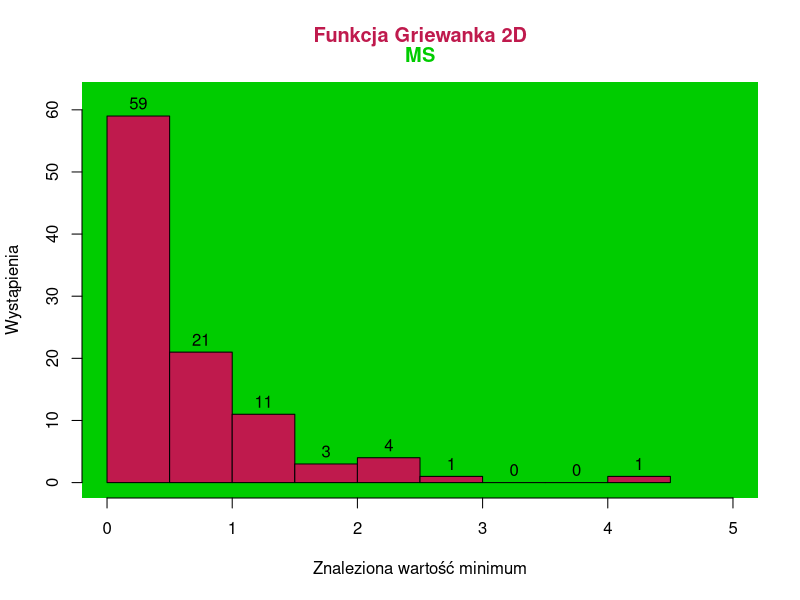

Recreate this plot in R. (Note: this script raises an error after producing the figure.)
## ---- chunk 1
knitr::opts_knit$set(output = "README.md")
## ---- chunk 2
G2MS <- as.vector(read.csv("./data/griewank2Dms.csv"))$x
G2PRS <- as.vector(read.csv("./data/griewank2Dprs.csv"))$x
G10MS <- as.vector(read.csv("./data/griewank10Dms.csv"))$x
G10PRS <- as.vector(read.csv("./data/griewank10Dprs.csv"))$x
G20MS <- as.vector(read.csv("./data/griewank20Dms.csv"))$x
G20PRS <- as.vector(read.csv("./data/griewank20Dprs.csv"))$x
S2MS <- as.vector(read.csv("./data/schwefel2Dms.csv"))$x
S2PRS <- as.vector(read.csv("./data/schwefel2Dprs.csv"))$x
S10MS <- as.vector(read.csv("./data/schwefel10Dms.csv"))$x
S10PRS <- as.vector(read.csv("./data/schwefel10Dprs.csv"))$x
S20MS <- as.vector(read.csv("./data/schwefel20Dms.csv"))$x
S20PRS <- as.vector(read.csv("./data/schwefel20Dprs.csv"))$x
## ---- chunk 3
png("G2MS.png", width = 700, height = 400)

hist(G2MS, main="", 
     xlab = "Znaleziona wartość minimum", ylab = "Wystąpienia", labels = TRUE,
     ylim = c(0,62), xlim = c(0,5), col=rgb(0.75,0.1,0.3),
     panel.first = rect(par("usr")[1], par("usr")[3], par("usr")[2], par("usr")[4], 
                        col = rgb(0,0.8,0), border = NA)
     )

title(main = "Funkcja Griewanka 2D", col.main = rgb(0.75,0.1,0.3), line = 2)
title(main = "MS", col.main = rgb(0,0.8,0), line = 1)

invisible(dev.off())
knitr::include_graphics("G2MS.png")
## ---- chunk 4
png("G2PRS.png", width = 700, height = 400)
hist(G2PRS, main="", 
     xlab = "Znaleziona wartość minimum", ylab = "Wystąpienia", labels = TRUE,
     ylim = c(0,30), xlim = c(0,2), col=rgb(0.75,0.1,0.3),
     panel.first = rect(par("usr")[1], par("usr")[3], par("usr")[2], par("usr")[4], 
                        col = rgb(1,0,0.83), border = NA)
)
title(main = "Funkcja Griewanka 2D", col.main = rgb(0.75,0.1,0.3), line = 2)
title(main = "PRS", col.main = rgb(1,0,0.83), line = 1)

invisible(dev.off())
knitr::include_graphics("G2PRS.png")
## ---- chunk 5
png("G10MS.png", width = 700, height = 400)
hist(G10MS, main="", 
     xlab = "Znaleziona wartość minimum", ylab = "Wystąpienia", labels = TRUE,
     xlim = c(0, 2.5e-10),  
     ylim = c(0, 40), col=rgb(0.75,0.1,0.3),
     panel.first = rect(par("usr")[1], par("usr")[3], par("usr")[2], par("usr")[4], 
                        col = rgb(0,0.8,0), border = NA)
)
title(main = "Funkcja Griewanka 10D", col.main = rgb(0.75,0.1,0.3), line = 2)
title(main = "MS", col.main = rgb(0,0.8,0), line = 1)

invisible(dev.off())
knitr::include_graphics("G10MS.png")
## ---- chunk 6
png("G10PRS.png", width = 700, height = 400)
hist(G10PRS, main="", 
     xlab = "Znaleziona wartość minimum", ylab = "Wystąpienia", labels = TRUE,
     xlim = c(10, 100), 
     ylim = c(0, 31),col=rgb(0.75,0.1,0.3),
     panel.first = rect(par("usr")[1], par("usr")[3], par("usr")[2], par("usr")[4], 
                        col = rgb(1,0,0.83), border = NA)
     )
title(main = "Funkcja Griewanka 10D", col.main = rgb(0.75,0.1,0.3), line = 2)
title(main = "PRS", col.main = rgb(1,0,0.83), line = 1)

invisible(dev.off())
knitr::include_graphics("G10PRS.png")
## ---- chunk 7
png("G20MS.png", width = 700, height = 400)
hist(G20MS, main="", 
     xlab = "Znaleziona wartość minimum", ylab = "Wystąpienia", labels = TRUE,
     xlim = c(0, 2e-10),  
     ylim = c(0, 26),col=rgb(0.75,0.1,0.3),
     panel.first = rect(par("usr")[1], par("usr")[3], par("usr")[2], par("usr")[4], 
                        col = rgb(0,0.8,0), border = NA)
     )
title(main = "Funkcja Griewanka 20D", col.main = rgb(0.75,0.1,0.3), line = 2)
title(main = "MS", col.main = rgb(0,0.8,0), line = 1)

invisible(dev.off())
knitr::include_graphics("G20MS.png")
## ---- chunk 8
png("G20PRS.png", width = 700, height = 400)
hist(G20PRS, main="", 
     xlab = "Znaleziona wartość minimum", ylab = "Wystąpienia", labels = TRUE,
     xlim = c(100, 300),  
     ylim = c(0, 36),col=rgb(0.75,0.1,0.3),
     panel.first = rect(par("usr")[1], par("usr")[3], par("usr")[2], par("usr")[4], 
                        col = rgb(1,0,0.83), border = NA)
     )
title(main = "Funkcja Griewanka 20D", col.main = rgb(0.75,0.1,0.3), line = 2)
title(main = "PRS", col.main = rgb(1,0,0.83), line = 1)

invisible(dev.off())
knitr::include_graphics("G20PRS.png")
## ---- chunk 9
png("S2MS.png", width = 700, height = 400)
hist(S2MS, main="", 
     xlab = "Znaleziona wartość minimum", ylab = "Wystąpienia", labels = TRUE,
     xlim = c(-840,-700), ylim = c(0,103),col="blue",
     panel.first = rect(par("usr")[1], par("usr")[3], par("usr")[2], par("usr")[4], 
                        col = rgb(0,0.8,0), border = NA)
     
     )
title(main = "Funkcja Schwefela 2D", col.main = "blue", line = 2)
title(main = "MS", col.main = rgb(0,0.8,0), line = 1)

invisible(dev.off())
knitr::include_graphics("S2MS.png")
## ---- chunk 10
png("S2PRS.png", width = 700, height = 400)
hist(S2PRS, main="", 
     xlab = "Znaleziona wartość minimum", ylab = "Wystąpienia", labels = TRUE,
     ylim = c(0,35), xlim = c(-850,-600),col="blue",
     panel.first = rect(par("usr")[1], par("usr")[3], par("usr")[2], par("usr")[4], 
                        col = rgb(1,0,0.83), border = NA)
     )
title(main = "Funkcja Schwefela 2D", col.main = "blue", line = 2)
title(main = "PRS", col.main = rgb(1,0,0.83), line = 1)

invisible(dev.off())
knitr::include_graphics("S2PRS.png")
## ---- chunk 11
png("S10MS.png", width = 700, height = 400)
hist(S10MS, main="", 
     xlab = "Znaleziona wartość minimum", ylab = "Wystąpienia", labels = TRUE,
     ylim = c(0,26), xlim = c(-3800,-2800),col="blue",
     panel.first = rect(par("usr")[1], par("usr")[3], par("usr")[2], par("usr")[4], 
                        col = rgb(0,0.8,0), border = NA)
     )
title(main = "Funkcja Schwefela 10D", col.main = "blue", line = 2)
title(main = "MS", col.main = rgb(0,0.8,0), line = 1)

invisible(dev.off())
knitr::include_graphics("S10MS.png")
## ---- chunk 12
png("S10PRS.png", width = 700, height = 400)
hist(S10PRS, main="", 
     xlab = "Znaleziona wartość minimum", ylab = "Wystąpienia", labels = TRUE,
     xlim = c(-2800,-1600), ylim = c(0,28),col="blue",
     panel.first = rect(par("usr")[1], par("usr")[3], par("usr")[2], par("usr")[4], 
                        col = rgb(1,0,0.83), border = NA)
     )
title(main = "Funkcja Schwefela 10D", col.main = "blue", line = 2)
title(main = "PRS", col.main = rgb(1,0,0.83), line = 1)

invisible(dev.off())
knitr::include_graphics("S10PRS.png")
## ---- chunk 13
png("S20MS.png", width = 700, height = 400)
hist(S20MS, main="", 
     xlab = "Znaleziona wartość minimum", ylab = "Wystąpienia", labels = TRUE,
     xlim = c(-6800,-5400),ylim = c(0,31),col="blue",
     panel.first = rect(par("usr")[1], par("usr")[3], par("usr")[2], par("usr")[4], 
                        col = rgb(0,0.8,0), border = NA)
     )
title(main = "Funkcja Schwefela 20D", col.main = "blue", line = 2)
title(main = "MS", col.main = rgb(0,0.8,0), line = 1)

invisible(dev.off())
knitr::include_graphics("S20MS.png")
## ---- chunk 14
png("S20PRS.png", width = 700, height = 400)
hist(S20PRS, main="", 
     xlab = "Znaleziona wartość minimum", ylab = "Wystąpienia", labels = TRUE,
     xlim = c(-4000,-2200), ylim = c(0,35),col="blue",
     panel.first = rect(par("usr")[1], par("usr")[3], par("usr")[2], par("usr")[4], 
                        col = rgb(1,0,0.83), border = NA)
     )
title(main = "Funkcja Schwefela 20D", col.main = "blue", line = 2)
title(main = "PRS", col.main = rgb(1,0,0.83), line = 1)

invisible(dev.off())
knitr::include_graphics("S20PRS.png")
## ---- chunk 15
bplot <- boxplot(G2MS, G2PRS, 
                main = "Funkcja Griewanka, 2D",
                col.main = rgb(0.75,0.1,0.3), 
                names = FALSE,  
                ylab = "Wartość",
                col = rgb(1,0,0.5))
axis(1, at = 1:2, 
     labels = FALSE) 
text(1:2, par("usr")[3] - 0.4, 
     labels = c("MS", "PRS"), 
     col = c(rgb(0,0.8,0), rgb(1,0,0.83)), 
     xpd = TRUE)
## ---- chunk 16
bplot <- boxplot(G10MS, G10PRS, 
                main = "Funkcja Griewanka, 10D",
                col.main = rgb(0.75,0.1,0.3), 
                names = FALSE,  
                ylab = "Wartość",
                col = rgb(1,0,0.5))
axis(1, at = 1:2,
     labels = FALSE) 
text(1:2, 
     labels = c("MS", "PRS"),  par("usr")[3] - 8, 
     col = c(rgb(0,0.8,0), rgb(1,0,0.83)), 
     xpd = TRUE)
## ---- chunk 17
bplot <- boxplot(G20MS, G20PRS, 
                main = "Funkcja Griewanka, 20D",
                col.main = rgb(0.75,0.1,0.3), 
                names = FALSE,  
                ylab = "Wartość",
                col = rgb(1,0,0.5))
axis(1, at = 1:2, 
     labels = FALSE) 
text(1:2, par("usr")[3] - 23.5, 
     labels = c("MS", "PRS"), 
     col = c(rgb(0,0.8,0), rgb(1,0,0.83)), 
     xpd = TRUE)
## ---- chunk 18
bplot <- boxplot(S2MS,S2PRS, 
                main = "Funkcja Schwefela, 2D",
                col.main = "blue", 
                names = FALSE,  
                ylab = "Wartość",
                col = rgb(0,0,1))
axis(1, at = 1:2, 
     labels = FALSE) 
text(1:2, par("usr")[3] - 18.5, 
     labels = c("MS", "PRS"), 
     col = c(rgb(0,0.8,0), rgb(1,0,0.83)), 
     xpd = TRUE)
## ---- chunk 19
bplot <- boxplot(S10MS,S10PRS, 
                main = "Funkcja Schwefela, 10D",
                col.main = "blue", 
                names = FALSE,  
                ylab = "Wartość",
                col = rgb(0,0,1))
axis(1, at = 1:2, 
     labels = FALSE) 
text(1:2, par("usr")[3] - 155.5, 
     labels = c("MS", "PRS"), 
     col = c(rgb(0,0.8,0), rgb(1,0,0.83)), 
     xpd = TRUE)
## ---- chunk 20
bplot <- boxplot(S20MS,S20PRS, 
                main = "Funkcja Schwefela, 20D",
                col.main = "blue", 
                names = FALSE,  
                ylab = "Wartość",
                col = rgb(0,0,1))
axis(1, at = 1:2, 
     labels = FALSE) 
text(1:2, par("usr")[3] - 335.5, 
     labels = c("MS", "PRS"), 
     col = c(rgb(0,0.8,0), rgb(1,0,0.83)), 
     xpd = TRUE)
## ---- chunk 21
t.test(x = G2PRS, y = G2MS, paired = TRUE)
## ---- chunk 22
t.test(x = G10PRS, y = G10MS, paired = TRUE)
## ---- chunk 23
t.test(x = G20PRS, y = G20MS, paired = TRUE)
## ---- chunk 24
t.test(x = S2PRS, y = S2MS, paired = TRUE)
## ---- chunk 25
t.test(x = S10PRS, y = S10MS, paired = TRUE)
## ---- chunk 26
t.test(x = S20PRS, y = S20MS, paired = TRUE)
